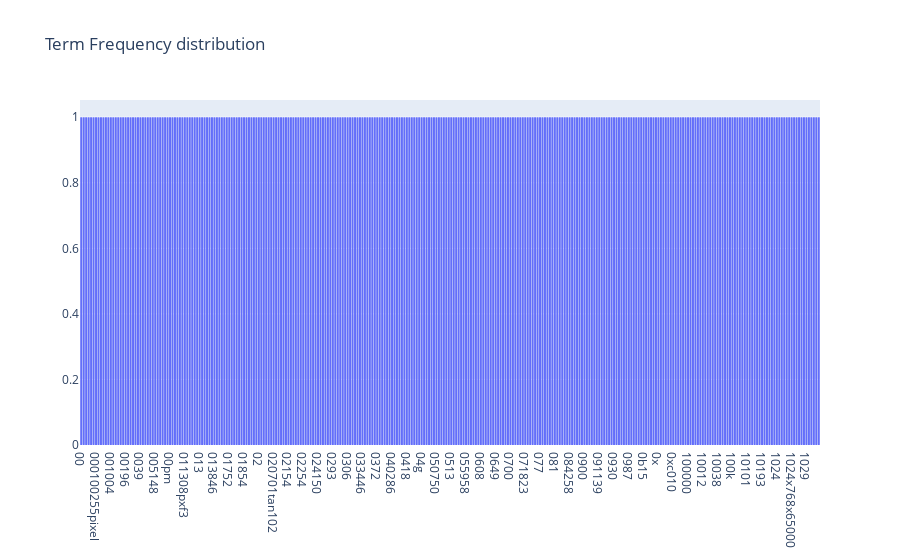

The cell this chart's notebook holds for it:
### Markdown cell above
### Exercise 12 (take home):

### Code cell
trace = go.Histogram(x = count_vect.get_feature_names_out()[:300], y = term_frequencies[:300])
data = [trace]
layout = go.Layout(title = 'Term Frequency distribution')
fig = go.Figure(data = data, layout = layout)
fig.show()

### Figure 1 — Plotly figure (JSON) as saved in the notebook; plotly's stock layout.template omitted (floating-point values rounded to 4 significant figures; data arrays with more than 128 entries replaced by an {"elided": "..."} marker saying what was removed)
{"data": [{"type": "histogram", "x": {"elided": "300 str values"}, "y": {"elided": "300 int values"}}], "layout": {"title": {"text": "Term Frequency distribution"}}}
